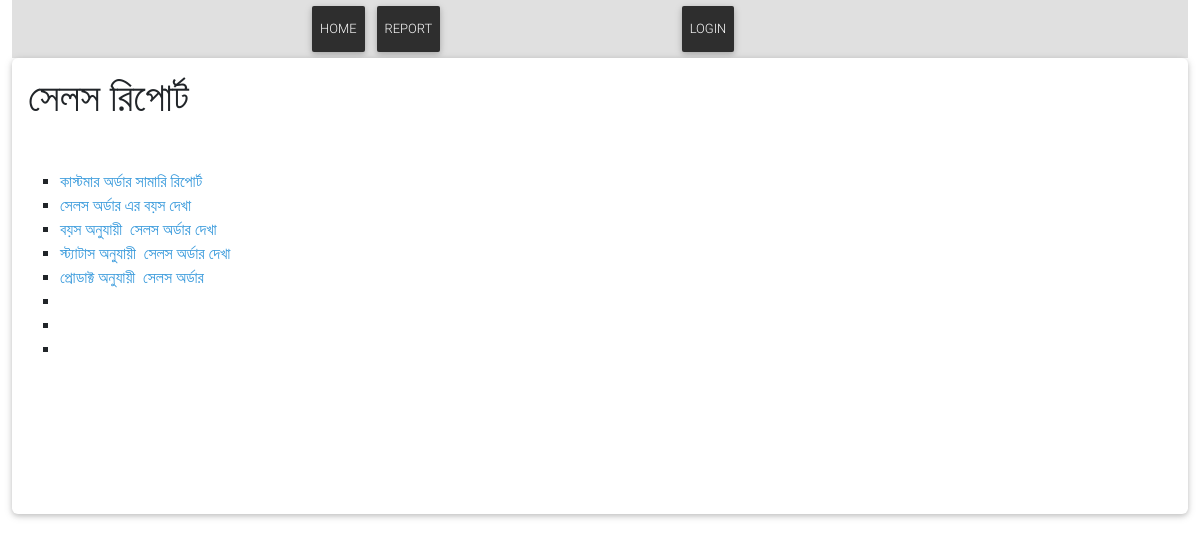
The page /report/Sales/ on the database as committed earlier.
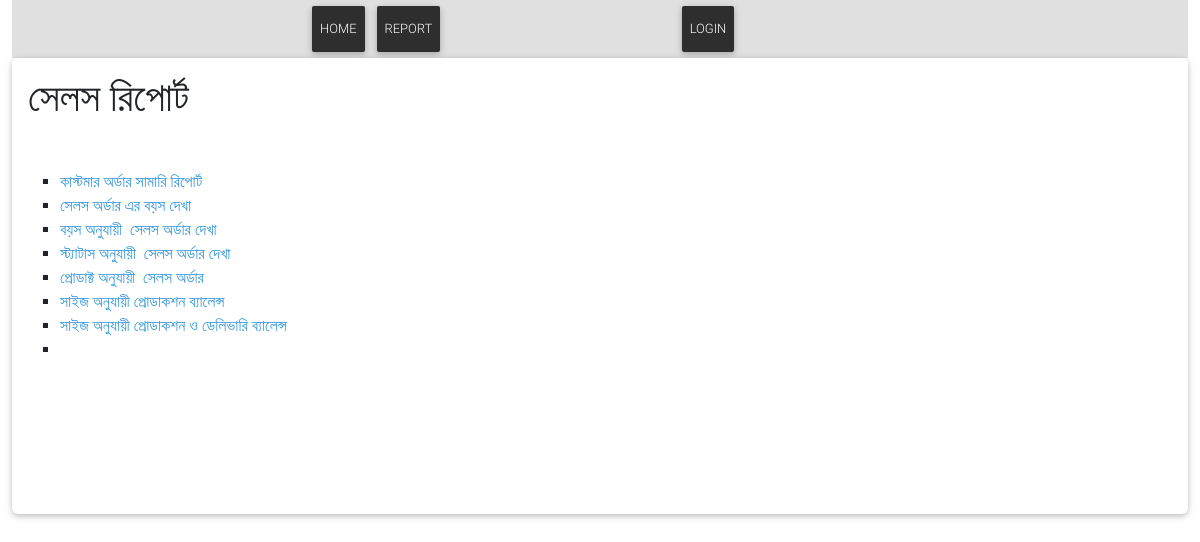
The same page on the database as committed later.
### Report/models.py (models this page shows, shortened)
class Post(models.Model):
    title = models.CharField(max_length=200, unique=True)
    slug = models.SlugField(max_length=200, unique=True)
    author = models.ForeignKey(User, on_delete= models.CASCADE,related_name='blog_posts')
    updated_on = models.DateTimeField(auto_now= True)
    content = HTMLField() # Change This Line
    created_on = models.DateTimeField(auto_now_add=True)
    status = models.IntegerField(choices=STATUS, default=0)
    logo = models.ImageField(upload_to='reportlogo/', null=True, blank=True)
    class Meta:
        ordering = ['-created_on']

### Report/views.py (the view)
# urls.py: path('<slug:slug>/', views.post_detail, name='post_detail'),
def post_detail(request, slug):
    post = get_object_or_404(Post, slug=slug)
    return render(request, 'post_detail.html', {'post': post})

### Report/templates/post_detail.html
{% extends 'basereport.html' %}
{% load static %}
{% block content %}
<section class="section card mb-5">
    <div class="card-body">
<h1>{{ post.title }}</h1>
<div>{{ post.content|safe }}</div>
</div>
</section>
{% endblock %}

Rows that differ between the two databases and show on the page:
changed Post "সেলস রিপোর্ট": content "কাস্টমার অর্ডার সামারি রিপোর্ট সেলস অর্ডার এর বয়স দেখা বয়স অনুযায়ী সেলস অর্ডার দেখা স্ট্যাটাস অনুযায়ী সেলস অর্ডার দেখা প্রোডাক্ট অনুযায়ী সেলস অর্ডার" → "…প্রোডাক্ট অনুযায়ী সেলস অর্ডার সাইজ অনুযায়ী প্রোডাকশন ব্যালেন্স সাইজ অনুযায়ী প্রোডাকশন ও ডেলিভারি ব্যালেন্স"
